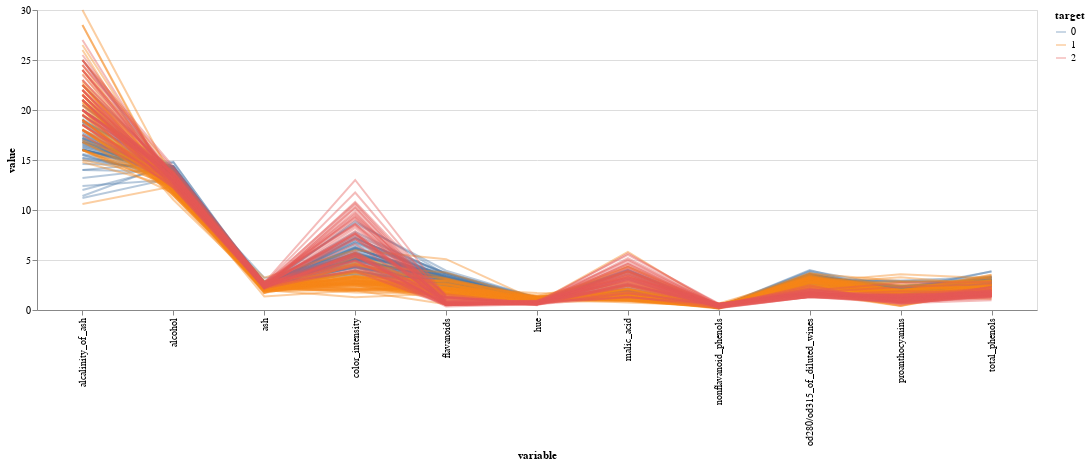

Notebook code cell kept with this figure:
### Code cell
# We have to omit 'proline' and 'magnesium' columns because they skew up the resulting chart. Try without removing
chart_parallel_wine = create_parallel_chart (data_wine.drop (['proline', 'magnesium'], axis = 1))
chart_parallel_wine
#chart_parallel_iris = create_parallel_chart (data_iris)
#chart_parallel_iris

### Figure 1 — Vega-Lite specification as saved in the notebook (floating-point values rounded to 4 significant figures; data arrays with more than 128 entries replaced by an {"elided": "..."} marker saying what was removed)
{"config": {"view": {"continuousWidth": 400, "continuousHeight": 300}}, "data": {"name": "data-dc4944c1a8296cd893d976f3c614dc60"}, "mark": "line", "encoding": {"color": {"type": "nominal", "field": "target"}, "detail": {"type": "nominal", "field": "index"}, "opacity": {"value": 0.4}, "x": {"type": "nominal", "field": "variable"}, "y": {"type": "quantitative", "field": "value"}}, "transform": [{"window": [{"op": "count", "as": "count"}]}], "width": 1000, "$schema": "https://vega.github.io/schema/vega-lite/v4.8.1.json", "datasets": {"data-dc4944c1a8296cd893d976f3c614dc60": {"elided": "1958 records"}}}
